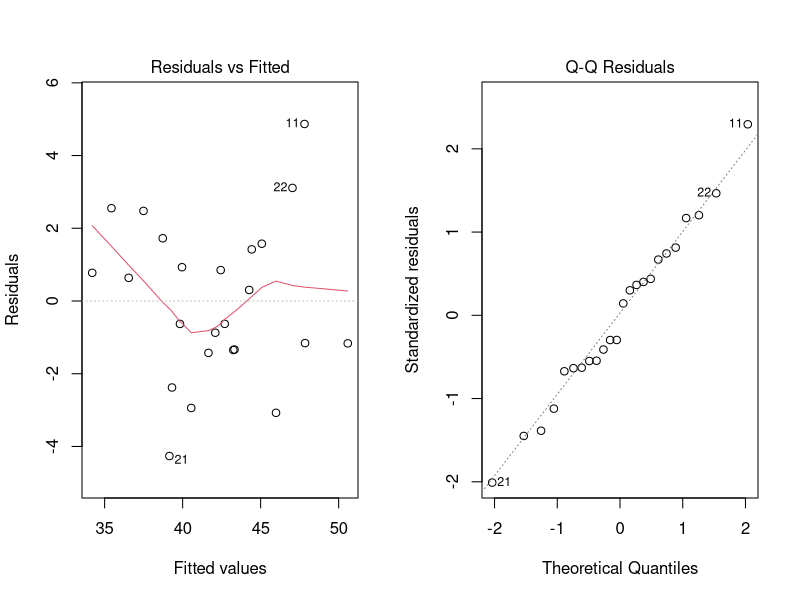
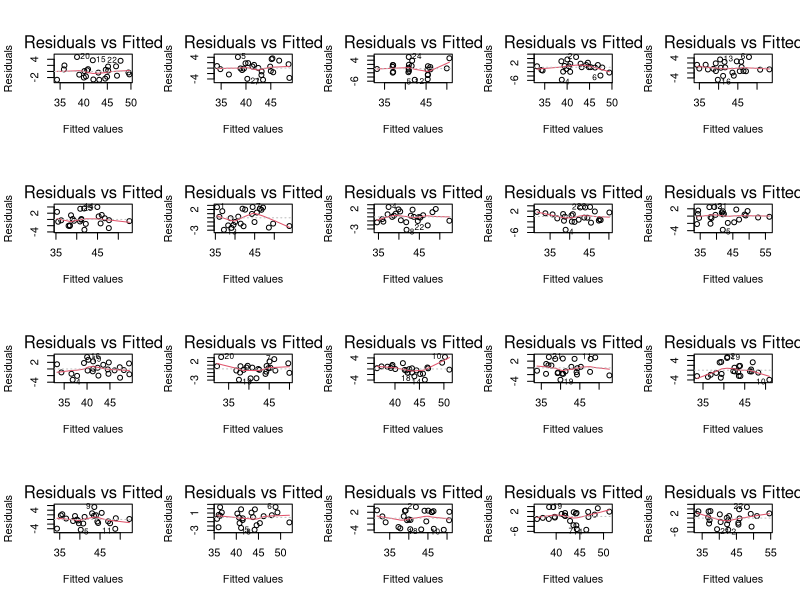

Source code (R) for these figures, in order:
## Example 8.1 from Kuehl

## Define data ####
y <- c(34.98, 41.22, 36.94, 39.97,
       40.89, 46.69, 46.65, 41.90,
       42.07, 49.42, 52.68, 42.91,
       37.18, 45.85, 40.23, 39.20,
       37.99, 41.99, 37.61, 40.45, 
       34.89, 50.15, 44.57, 43.29)

block     <- factor(rep(1:4, times = 6))
treatment <- factor(rep(1:6, each = 4))

nitro <- data.frame(y, block, treatment)
xtabs(~ block + treatment, data = nitro)

## Analyze data ####
fit <- aov(y ~ block + treatment, data = nitro)
summary(fit)
coef(fit)
dummy.coef(fit)

## Perform residual analysis ####
par(mfrow = c(1, 2))
plot(fit, which = 1:2)

## Simulate a few 'nice' Tukey-Anscombe plots to check
## whether our TA-plot is still ok
nitro.sim <- nitro

set.seed(72)
par(mfrow = c(4, 5))
for(i in 1:20){
  nitro.sim[, "y"] <- simulate(fit)
  fit.sim <- update(fit, data = nitro.sim)  
  plot(fit.sim, which = 1)
}

## Relative efficiency ####
## See Oehlert, p. 323
crd <- (3 * 65.67 + (5 + 15) * 7.2) / (3 + 5 + 15)
crd
crd / 7.2
